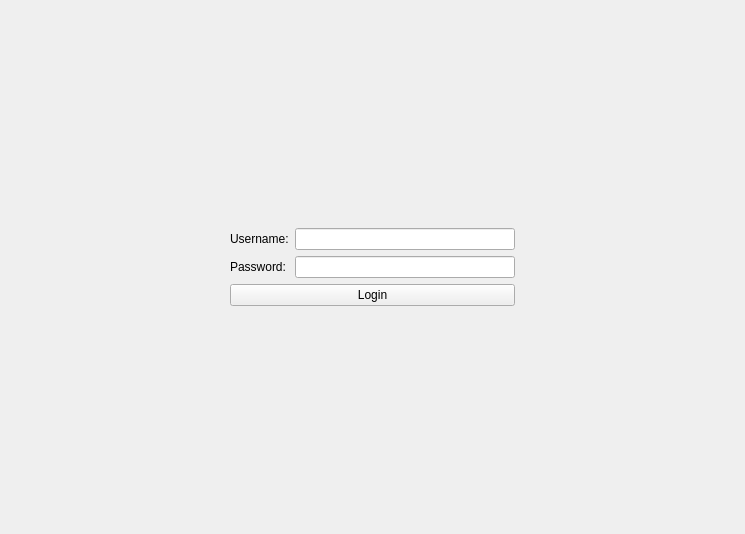
<?xml version="1.0" encoding="UTF-8"?>
<ui version="4.0">
 <class>LoginForm</class>
 <widget class="QWidget" name="LoginForm">
  <property name="geometry">
   <rect>
    <x>0</x>
    <y>0</y>
    <width>745</width>
    <height>534</height>
   </rect>
  </property>
  <property name="windowTitle">
   <string>Form</string>
  </property>
  <layout class="QGridLayout" name="gridLayout">
   <item row="1" column="3">
    <spacer name="spacerRight1">
     <property name="orientation">
      <enum>Qt::Horizontal</enum>
     </property>
     <property name="sizeHint" stdset="0">
      <size>
       <width>40</width>
       <height>20</height>
      </size>
     </property>
    </spacer>
   </item>
   <item row="0" column="2">
    <spacer name="spacerTop">
     <property name="orientation">
      <enum>Qt::Vertical</enum>
     </property>
     <property name="sizeHint" stdset="0">
      <size>
       <width>20</width>
       <height>40</height>
      </size>
     </property>
    </spacer>
   </item>
   <item row="4" column="2">
    <spacer name="spacerBottom">
     <property name="orientation">
      <enum>Qt::Vertical</enum>
     </property>
     <property name="sizeHint" stdset="0">
      <size>
       <width>20</width>
       <height>40</height>
      </size>
     </property>
    </spacer>
   </item>
   <item row="2" column="3">
    <spacer name="spacerRight2">
     <property name="orientation">
      <enum>Qt::Horizontal</enum>
     </property>
     <property name="sizeHint" stdset="0">
      <size>
       <width>40</width>
       <height>20</height>
      </size>
     </property>
    </spacer>
   </item>
   <item row="1" column="0">
    <spacer name="spacerLeft1">
     <property name="orientation">
      <enum>Qt::Horizontal</enum>
     </property>
     <property name="sizeHint" stdset="0">
      <size>
       <width>40</width>
       <height>20</height>
      </size>
     </property>
    </spacer>
   </item>
   <item row="1" column="2">
    <widget class="QLineEdit" name="usernameTF"/>
   </item>
   <item row="2" column="0">
    <spacer name="spacerLeft2">
     <property name="orientation">
      <enum>Qt::Horizontal</enum>
     </property>
     <property name="sizeHint" stdset="0">
      <size>
       <width>40</width>
       <height>20</height>
      </size>
     </property>
    </spacer>
   </item>
   <item row="1" column="1">
    <widget class="QLabel" name="usernameL">
     <property name="text">
      <string>Username:</string>
     </property>
    </widget>
   </item>
   <item row="2" column="1">
    <widget class="QLabel" name="passwordL">
     <property name="text">
      <string>Password:</string>
     </property>
    </widget>
   </item>
   <item row="2" column="2">
    <widget class="QLineEdit" name="passwordTF">
     <property name="echoMode">
      <enum>QLineEdit::Password</enum>
     </property>
    </widget>
   </item>
   <item row="3" column="1" colspan="2">
    <widget class="QPushButton" name="loginBtn">
     <property name="text">
      <string>Login</string>
     </property>
    </widget>
   </item>
  </layout>
 </widget>
 <resources/>
 <connections/>
</ui>
